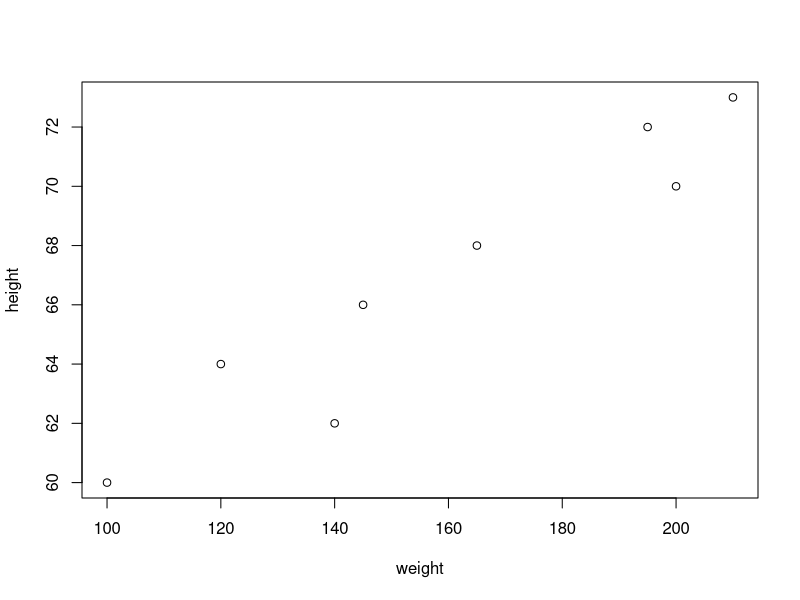
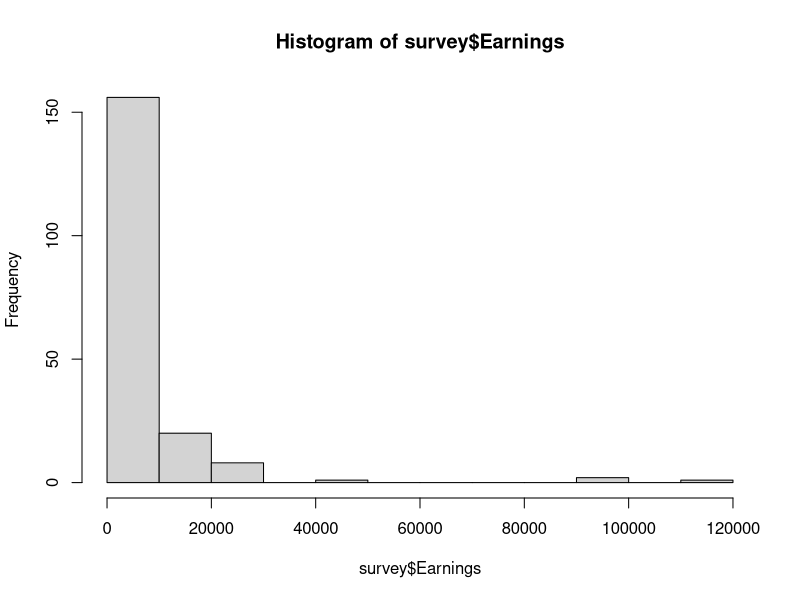
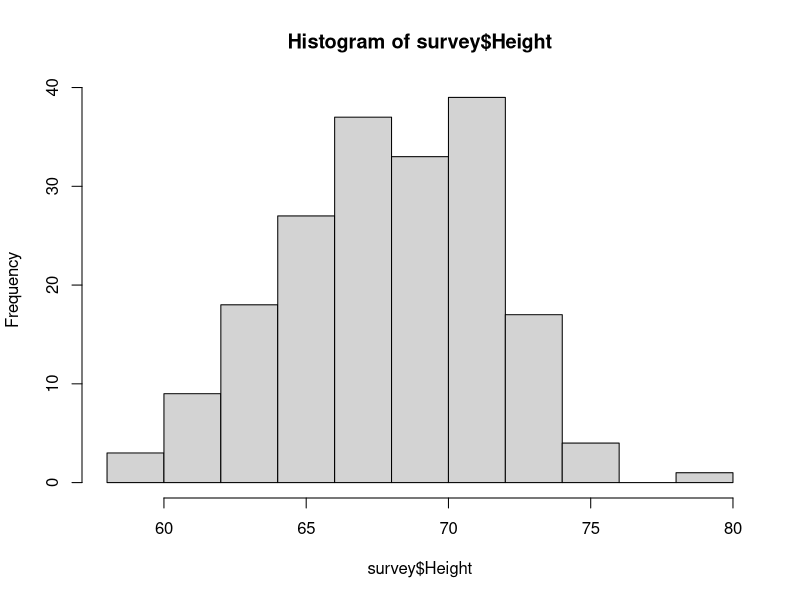
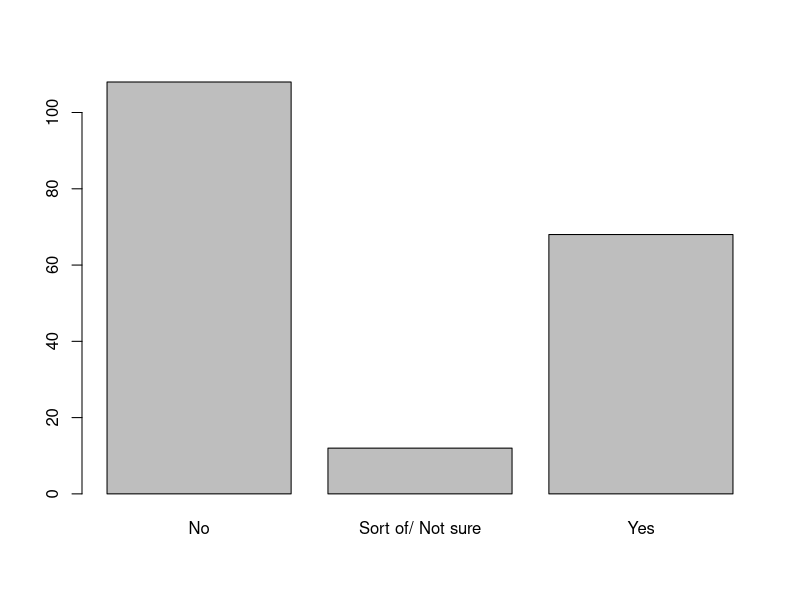
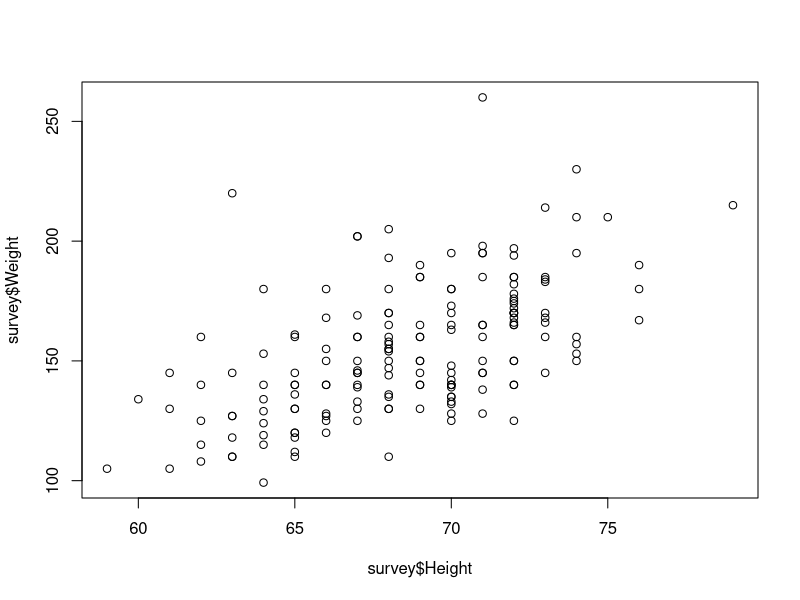

Recreate these plots in R, in order.
## ---- chunk 1
knitr::opts_chunk$set(echo = TRUE)
## ---- chunk 2
#   Enter the vector (variable) height with the values
#    72, 70, 64, 68, 63, 60, 73, 62, 66
height <- c(72, 70, 64, 68, 63, 60, 73, 62, 66)

#   Enter the vector weight with the values 
#    195, 200, 120, 165, missing, 100, 210, 140, 145 
weight <- c(195, 200, 120, 165, NA, 100, 210, 140, 145)

#   Enter the vector instate with the values 
#   In, In, Out, Out, Out, Out, In, Out, In
instate <- c('In', 'In', 'Out', 'Out', 'Out', 'Out', 'In', 'Out', 'In')

#   Use a shortcut to create a vector called ID
#   with the integers from 1 to 9.
ID <-1:9

#  Make a new vector, called bmi, that contains  
#  body mass index, using the height and
#  weight vectors that you entered.  
#  Here is the equation:  
#      703.07 x W / (H squared)    
#  You'll need to make sure it is written in 
#  a form that R understands.
bmi <- 703.07 * weight / (height**2)
## ---- chunk 3
# print each vector below
height
weight
instate
ID
bmi
## ---- chunk 4
#   Create a scatterplot of weight by height 
#   (i.e., height on the x axis)
plot(x = weight, y = height)
## ---- chunk 5
#  Create a data frame, called students, that includes all of the vectors you created above.  Print it below.
students <- data.frame(height,weight,instate,ID,bmi)

## ---- chunk 6
#   Download the data file surveyA_F21.csv, then put it in your class folder,  and read it using the function read.csv. Be sure you are in your project, and you have saved your homework Rmd and data in the directory that you see in the lower right pane.  If there are all true, you can just put the file name of the data in the quotes:
survey <- read.csv("surveyA_F21.csv")

#   Run the following:
head(survey) #first 6 entries of the dataframe
dim(survey)
names(survey)
summary(survey)
## ---- chunk 7
#   Find the mean and median of the variables, 
#   earnings and GPA. Use the functions
#    mean() and median(), and make sure
#   the values match those in the summary above.
mean(survey$Earnings)
mean(survey$GPA, na.rm = TRUE)
median(survey$Earnings)
median(survey$GPA, na.rm = TRUE)
sd(survey$Earnings)


## ---- chunk 8
#  Make these graphs using the survey data that you read in above:

#   Have R make a histogram of earnings
hist(survey$Earnings)

#   Have R make a histogram of height 
hist(survey$Height)

#   Have R do a barplot of relationship
barplot(table(survey$Relationship))

#   Finally, plot weight by height 
plot(x=survey$Height, y=survey$Weight)
